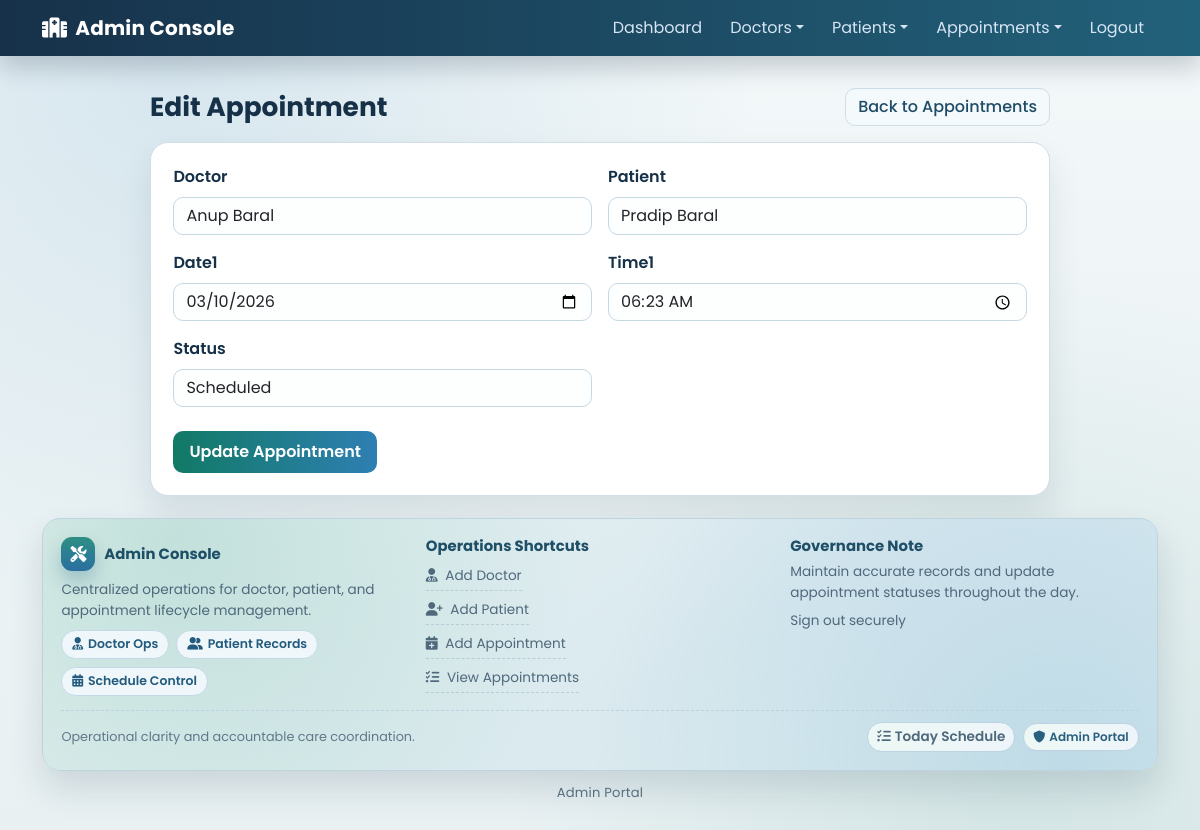
/appointment/2/edit/ (signed in), run on the app's committed database.
### hospital/models.py (models this page shows, shortened)
class Appointment(models.Model):
    doctor = models.ForeignKey(Doctor, on_delete=models.CASCADE)
    patient = models.ForeignKey(Patient, on_delete=models.CASCADE)
    booked_by = models.ForeignKey(
        User,
        null=True,
        blank=True,
        on_delete=models.SET_NULL,
        related_name="booked_appointments",
    )
    date1 = models.DateField()
    time1 = models.TimeField()
    status = models.CharField(
        max_length=20,
        choices=AppointmentStatus.choices,
        default=AppointmentStatus.SCHEDULED,
    )
    class Meta:
        constraints = [
            models.UniqueConstraint(
                fields=["doctor", "date1", "time1"], name="unique_doctor_time_slot"
            )
        ]

### hospital/views.py (the view)
# urls.py: path('appointment/<int:pid>/edit/', Edit_Appointment,name='edit_appointment'),
@staff_required
def Edit_Appointment(request, pid):
    appointment = get_object_or_404(Appointment, id=pid)
    if request.method == 'POST':
        form = AppointmentForm(request.POST, instance=appointment)
        if form.is_valid():
            form.save()
            return redirect('view_appointment')
    else:
        form = AppointmentForm(instance=appointment)
    return render(
        request,
        'edit_appointment.html',
        {'form': form, 'appointment': appointment},
    )

### hospital/forms.py (shortened to what this page needs)
class AppointmentForm(BootstrapFormMixin, forms.ModelForm):
    class Meta:
        model = Appointment
        fields = ["doctor", "patient", "date1", "time1", "status"]
        widgets = {
            "date1": forms.DateInput(attrs={"type": "date"}),
            "time1": forms.TimeInput(attrs={"type": "time"}),
        }
    def __init__(self, *args, **kwargs):
        super().__init__(*args, **kwargs)
        self.fields["doctor"].queryset = Doctor.objects.order_by("name")
        self.fields["patient"].queryset = Patient.objects.order_by("name")
        self._apply_bootstrap_classes()

### hospital/forms.py (called while the page is built)
    def _apply_bootstrap_classes(self):
        for field_name, field in self.fields.items():
            css_class = "form-select" if isinstance(field.widget, forms.Select) else "form-control"
            existing = field.widget.attrs.get("class", "")
            field.widget.attrs["class"] = f"{existing} {css_class}".strip()
            if field.required:
                field.widget.attrs.setdefault("required", "required")

### hospital/models.py (called while the page is built)
    def __str__(self):
        return self.name

    def __str__(self):
        return self.name

### hospital/views.py (called while the page is built)
def staff_required(view_func):
    return user_passes_test(
        lambda user: user.is_authenticated and user.is_staff,
        login_url="login",
    )(view_func)

### hospital/templates/edit_appointment.html (shortened to what this page needs)
{% extends 'admin_base.html' %}
{% load static %}
{% block body %}
<div class="form-shell">
    <div class="d-flex justify-content-between align-items-center mb-3">
        <h2 class="section-title mb-0">Edit Appointment</h2>
        <a href="{% url 'view_appointment' %}" class="btn btn-soft">Back to Appointments</a>
    </div>
    <div class="form-card">
        <form method="post" novalidate>
            <div class="row g-3">
                {% for field in form %}
                <div class="col-md-6">
                    <label class="form-label" for="{{ field.id_for_label }}">{{ field.label }}</label>
                    {{ field }}
                </div>
                {% endfor %}
            </div>
            <button type="submit" class="btn btn-brand mt-4">Update Appointment</button>
        </form>
    </div>
</div>
{% endblock %}

### hospital/static/css/mystyle.css (style rules this page uses)
:root { --bg-a: #f7faf7; --bg-b: #eaf2f0; --ink: #153047; --muted: #5b7182; --primary: #117a65; --primary-strong: #0d6251; --accent: #2e7fb2; --accent-soft: #eaf4fb; --card: #ffffff; --card-soft: #f9fcfb; --ring: rgba(46, 127, 178, 0.22); --border: #cfdee7; --danger: #b94a48; }
body { font-family: "Poppins", "Segoe UI", sans-serif; color: var(--ink); background: radial-gradient(circle at 10% 5%, rgba(46, 127, 178, 0.1), transparent 45%), radial-gradient(circle at 90% 95%, rgba(17, 122, 101, 0.09), transparent 40%), linear-gradient(180deg, var(--bg-a), var(--bg-b)); min-height: 100vh; margin: 0; }
body.admin-app { background: radial-gradient(circle at 14% 6%, rgba(46, 127, 178, 0.14), transparent 45%), radial-gradient(circle at 85% 90%, rgba(17, 122, 101, 0.1), transparent 40%), linear-gradient(180deg, #f3f8f9, #e8f0f2); }
.section-title { font-size: 1.65rem; font-weight: 700; margin-bottom: 1rem; }
.form-shell { max-width: 900px; margin: 0 auto; }
.form-card { background: var(--card); border: 1px solid var(--border); border-radius: 18px; box-shadow: 0 18px 34px rgba(15, 45, 70, 0.1); padding: 1.4rem; }
.form-label { font-weight: 600; color: var(--ink); }
.form-control, .form-select { border-radius: 10px; border: 1px solid #c6d8e2; background: #fdfefe; }
.btn-brand { background: linear-gradient(90deg, var(--primary), var(--accent)); border: none; color: #fff; font-weight: 600; border-radius: 10px; padding: 0.55rem 1rem; }
.btn-soft { border-radius: 10px; border: 1px solid var(--border); background: #f4f9fb; color: #1e4c67; font-weight: 500; }

### data on the page
Appointment: form "Anup Baral" "Pradip Baral" "03/10/2026" "06:23:00" "Scheduled"

### other printed values
{{ field.label }} "Doctor" "Patient" "Date1" "Time1" "Status"
